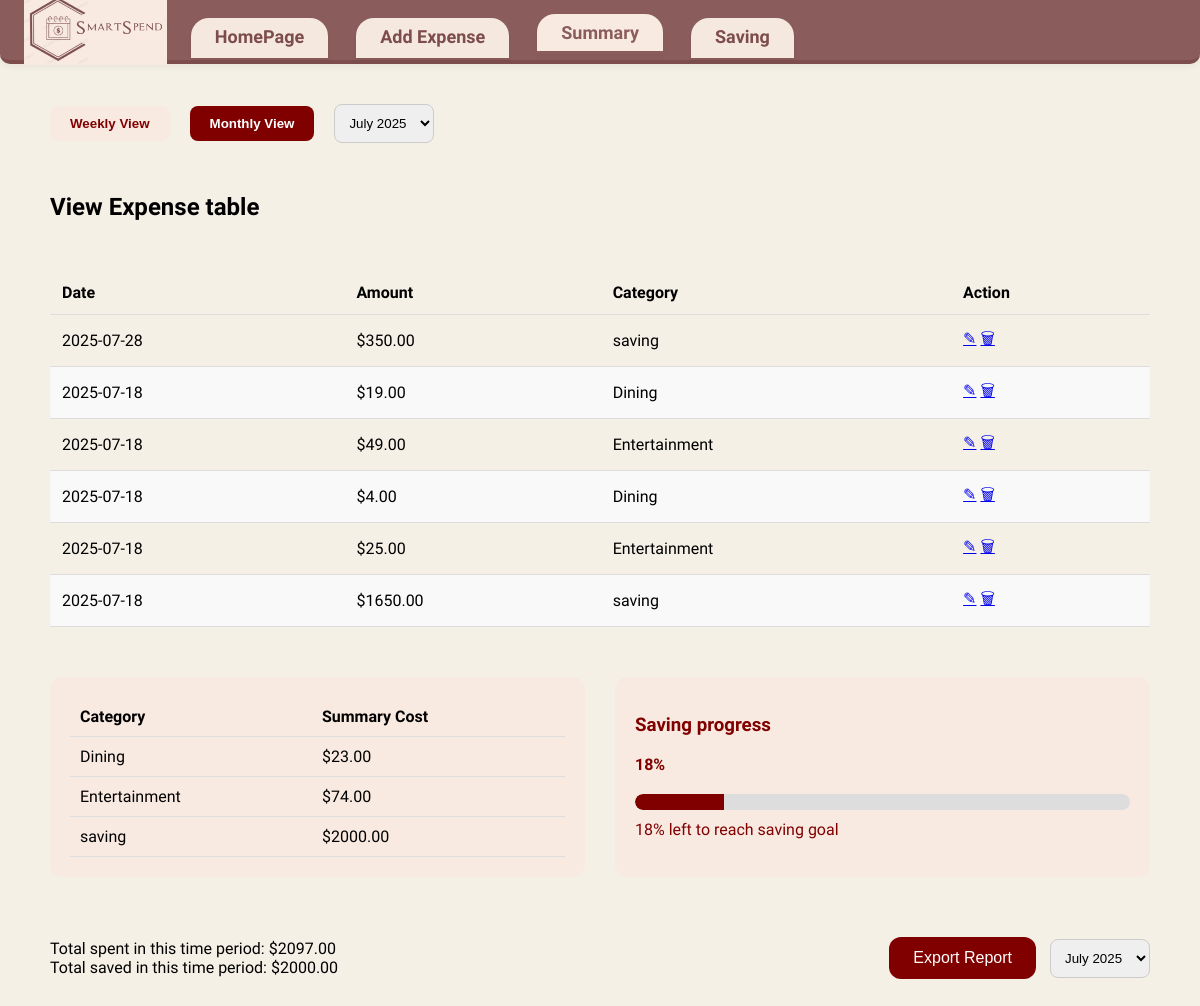
Page /summary on the committed database.
### tables this page shows
CREATE TABLE Expenses (
                        id INTEGER PRIMARY KEY AUTOINCREMENT,
                        amount REAL,
                        date TEXT,
                        description TEXT,
                        category TEXT,
                        timestamp TEXT
                    );

### app.py (the view, shortened to what this page needs)
@app.route('/summary')
def summary():
    view_mode = request.args.get('view', 'monthly')
    selected_period_label = request.args.get('period')
    conn = sqlite3.connect(DB_NAME)
    c = conn.cursor()
    c.execute('SELECT DISTINCT strftime("%Y-%m", date) FROM Expenses ORDER BY date DESC')
    month_keys = [row[0] for row in c.fetchall()]
    c.execute('SELECT DISTINCT strftime("%Y-%W", date) FROM Expenses ORDER BY date DESC')
    week_keys = [row[0] for row in c.fetchall()]
    month_periods = [month_name[int(m.split('-')[1])] + " " + m.split('-')[0] for m in month_keys]  # e.g., July 2025
    week_periods = [f"Week {int(w.split('-')[1])} {w.split('-')[0]}" for w in week_keys]  # e.g., Week 29 2025
    if not selected_period_label:
        if view_mode == 'monthly' and month_keys:
            selected_period_label = month_periods[0]
        elif view_mode == 'weekly' and week_keys:
            selected_period_label = week_periods[0]
    if view_mode == 'monthly':
        periods = month_periods
        if selected_period_label in periods:
            idx = periods.index(selected_period_label)
            query_period = month_keys[idx]
        else:
            query_period = datetime.now().strftime('%Y-%m')
            selected_period_label = month_name[int(query_period.split('-')[1])] + " " + query_period.split('-')[0]
    try:
        if view_mode == 'monthly':
            c.execute('SELECT * FROM Expenses WHERE strftime("%Y-%m", date) = ? ORDER BY date DESC', (query_period,))
        else:
            c.execute('SELECT * FROM Expenses WHERE strftime("%Y-%W", date) = ? ORDER BY date DESC', (query_period,))
        expenses = c.fetchall()
        if view_mode == 'monthly':
            c.execute('SELECT category, SUM(amount) FROM Expenses WHERE strftime("%Y-%m", date) = ? GROUP BY category', (query_period,))
        else:
            c.execute('SELECT category, SUM(amount) FROM Expenses WHERE strftime("%Y-%W", date) = ? GROUP BY category', (query_period,))
        summary_data = c.fetchall()
        if view_mode == 'monthly':
            c.execute('SELECT SUM(amount) FROM Expenses WHERE strftime("%Y-%m", date) = ?', (query_period,))
            total_spent = c.fetchone()[0] or 0
            c.execute('SELECT SUM(amount) FROM Expenses WHERE category = "saving" AND strftime("%Y-%m", date) = ?', (query_period,))
            total_saved = c.fetchone()[0] or 0
        else:
            c.execute('SELECT SUM(amount) FROM Expenses WHERE strftime("%Y-%W", date) = ?', (query_period,))
            total_spent = c.fetchone()[0] or 0
            c.execute('SELECT SUM(amount) FROM Expenses WHERE category = "saving" AND strftime("%Y-%W", date) = ?', (query_period,))
            total_saved = c.fetchone()[0] or 0
        c.execute('SELECT target_amount FROM Goals WHERE is_active = 1')
        goal = c.fetchone()
        saving_percent = 0
        if goal and goal[0] > 0:
            saving_percent = int(round((total_saved / goal[0]) * 100))
            saving_percent = max(0, min(saving_percent, 100))
    except Exception as e:
        print(f"Error fetching summary data: {e}")
        expenses = []
        summary_data = []
        total_spent = 0
        total_saved = 0
        saving_percent = 0
    conn.close()
    try:
        total_spent = float(total_spent)
    except (TypeError, ValueError):
        total_spent = 0.0
    try:
        total_saved = float(total_saved)
    except (TypeError, ValueError):
        total_saved = 0.0
    summary_data = [(cat, float(tot) if tot is not None else 0.0) for cat, tot in summary_data]
    expenses = [(
        exp[0],  # id
        float(exp[1]) if exp[1] is not None else 0.0,  # amount
        exp[2],  # date
        exp[3],  # description
        exp[4],  # category
        exp[5]   # timestamp
    ) for exp in expenses]
    return render_template(
        'summary.html',
        expenses=expenses,
        summary_data=summary_data,
        total_spent=total_spent,
        total_saved=total_saved,
        saving_percent=saving_percent,
        periods=periods,
        selected_period=selected_period_label,
        view_mode=view_mode
    )

### templates/summary.html (shortened to what this page needs)
<!DOCTYPE html>
<html lang="en">
<head>
  <link rel="stylesheet" href="{{ url_for('static', filename='summary.css') }}" />
</head>
<body>
  <header class="navbar">
  <img src="{{ url_for('static', filename='logo.png') }}" alt="SmartSpend Logo" class="nav-logo" />
  <nav>
    <a href="/home">HomePage</a>
    <a href="/add">Add Expense</a>
    <a href="/summary" class="active">Summary</a>
    <a href="/saving">Saving</a>
  </nav>
  </header>
  <div class="container">
    <main class="summary-page">
        <div class="controls">
          <button id="weekly" class="{{ 'active' if view_mode == 'weekly' else '' }}" onclick="window.location.href='?view=weekly'">Weekly View</button>
          <button id="monthly" class="{{ 'active' if view_mode == 'monthly' else '' }}" onclick="window.location.href='?view=monthly'">Monthly View</button>
          <select id="period" onchange="window.location.href='?view={{ view_mode }}&period='+this.value">
            {% for period in periods %}
              <option value="{{ period }}" {% if period == selected_period %}selected{% endif %}>{{ period }}</option>
            {% endfor %}
          </select>
        </div>
        <h2>View Expense table</h2>
        <div class="table-container">
          <table>
            <thead>
              <tr>
                <th>Date</th>
                <th>Amount</th>
                <th>Category</th>
                <th>Action</th>
              </tr>
            </thead>
            <tbody>
              {% if expenses %}
                {% for exp in expenses %}
                  <tr>
                    <td>{{ exp[2] }}</td>
                    <td>${{ "%.2f"|format(exp[1]) }}</td>
                    <td>{{ exp[4] }}</td>
                    <td>
                      <a href="/edit-expense/{{ exp[0] }}" title="Edit">&#9998;</a>
                      <a href="/delete-expense/{{ exp[0] }}" title="Delete" onclick="return confirm('Delete this expense?')">&#128465;</a>
                    </td>
                  </tr>
                {% endfor %}
              {% else %}
                <tr><td colspan="4">No expenses recorded</td></tr>
              {% endif %}
            </tbody>
          </table>
        </div>
        <div class="summary-bottom">
          <div class="category-summary">
            <table>
              <thead>
                <tr>
                  <th>Category</th>
                  <th>Summary Cost</th>
                </tr>
              </thead>
              <tbody>
                {% for cat, tot in summary_data %}
                  <tr>
                    <td>{{ cat }}</td>
                    <td>${{ "%.2f"|format(tot) }}</td>
                  </tr>
                {% endfor %}
              </tbody>
            </table>
          </div>
          <div class="saving-progress">
            <h3>Saving progress</h3>
            <div class="progress-label">{{ saving_percent }}%</div>
            <div class="progress-bar">
              <div class="fill" style="width: {{ saving_percent }}%;"></div>
            </div>
            <div class="progress-text">{{ saving_percent }}% left to reach saving goal</div>
          </div>
        </div>
        <div class="footer">
          <div>
            <div>Total spent in this time period: ${{ "%.2f"|format(total_spent) }}</div>
            <div>Total saved in this time period: ${{ "%.2f"|format(total_saved) }}</div>
          </div>
          <div>
            <button id="export" onclick="window.location.href='/export-report?view={{ view_mode }}&period={{ selected_period }}'">Export Report</button>
            <select id="footer-period" onchange="window.location.href='?view={{ view_mode }}&period='+this.value">
              {% for period in periods %}
                <option value="{{ period }}" {% if period == selected_period %}selected{% endif %}>{{ period }}</option>
              {% endfor %}
            </select>
          </div>
        </div>
      </main>
    </div>
</body>
</html>

### static/summary.css (style rules this page uses)
body, html { margin: 0; padding: 0; height: 100%; font-family: 'Work Sans', sans-serif; background-color: #f5f0e6; }
.container { display: flex; height: 100vh; }
.navbar { background-color: #8b5c5c; display: flex; align-items: center; justify-content: flex-start; padding: 0; height: 60px; border-bottom: 4px solid #7d4c4c; border-radius: 0 0 10px 10px; box-shadow: 0 2px 8px rgba(0,0,0,0.06); }
.nav-logo { height: 70px; margin-left: 24px; margin-right: 24px; }
.navbar nav { display: flex; gap: 18px; }
.navbar nav a { color: #7d4c4c; text-decoration: none; font-size: 18px; font-family: 'Baloo Bhai', cursive; font-weight: 700; background: #f5e9df; border-radius: 18px 18px 0 0; padding: 8px 24px; margin-right: 10px; box-shadow: 0 2px 4px rgba(0,0,0,0.04); border: none; transition: background 0.2s; position: relative; top: 8px; }
.navbar nav a.active, .navbar nav a:focus { background: #F9EAE1; color: #8b5c5c; border-bottom: 3px solid #8b5c5c; top: 4px; }
.summary-page { padding: 40px 50px; flex: 1; overflow-y: auto; display: flex; flex-direction: column; gap: 30px; }
.controls { display: flex; align-items: center; gap: 20px; }
.controls button { padding: 10px 20px; border: none; border-radius: 8px; background-color: #f9eae1; color: #800000; font-weight: 600; cursor: pointer; }
.controls button.active { background-color: #800000; color: #fff; }
.controls select { padding: 10px; border-radius: 8px; border: 1px solid #ccc; }
.table-container table { width: 100%; border-collapse: collapse; }
.table-container th, .table-container td { padding: 12px; border-bottom: 1px solid #ddd; text-align: left; }
.table-container tr:nth-child(even) { background-color: #f9f9f9; }
.category-summary, .saving-progress { background-color: #f9eae1; padding: 20px; border-radius: 12px; flex: 1; }
.category-summary h3, .saving-progress h3 { margin-top: 0; color: #800000; }
.category-summary table { width: 100%; border-collapse: collapse; }
.category-summary th, .category-summary td { padding: 10px; border-bottom: 1px solid #ddd; }
.saving-progress .progress-bar { width: 100%; background-color: #ddd; border-radius: 8px; overflow: hidden; height: 16px; margin: 10px 0; }
.saving-progress .fill { height: 100%; background-color: #800000; }
.footer { display: flex; justify-content: space-between; align-items: center; margin-top: 30px; background: none; }
.footer button { padding: 12px 24px; background-color: #800000; color: #fff; border: none; border-radius: 12px; font-size: 16px; cursor: pointer; margin-right: 10px; }
.footer select { padding: 10px; border-radius: 8px; border: 1px solid #ccc; }
.summary-bottom { display: flex; gap: 30px; margin-top: 20px; }
.category-summary { flex: 1; background: #f9eae1; border-radius: 12px; padding: 20px; }
.category-summary th, .category-summary td { padding: 10px; border-bottom: 1px solid #ddd; text-align: left; }
.saving-progress { flex: 1; background: #f9eae1; border-radius: 12px; padding: 20px; display: flex; flex-direction: column; justify-content: center; }
.progress-label { font-weight: bold; color: #800000; margin-bottom: 10px; }
.progress-bar { width: 100%; background: #ddd; border-radius: 8px; height: 20px; margin-bottom: 10px; overflow: hidden; }
.progress-bar .fill { background: #800000; height: 100%; border-radius: 8px 0 0 8px; }
.progress-text { font-size: 1em; color: #800000; }

### rows in the picture
Expenses: date "2025-07-28", amount "350.00", category "saving"
Expenses: date "2025-07-18", amount "19.00", category "Dining"
Expenses: date "2025-07-18", amount "49.00", category "Entertainment"
Expenses: date "2025-07-18", amount "4.00", category "Dining"
Expenses: date "2025-07-18", amount "25.00", category "Entertainment"
Expenses: date "2025-07-18", amount "1650.00", category "saving"

### other values in the picture
{{ cat }} "Dining" "Entertainment" "saving"
{{ "%.2f"|format(tot) }} "23.00" "74.00" "2000.00"
{{ saving_percent }} "18"
{{ "%.2f"|format(total_spent) }} "2097.00"
{{ "%.2f"|format(total_saved) }} "2000.00"
form field value "July 2025"
